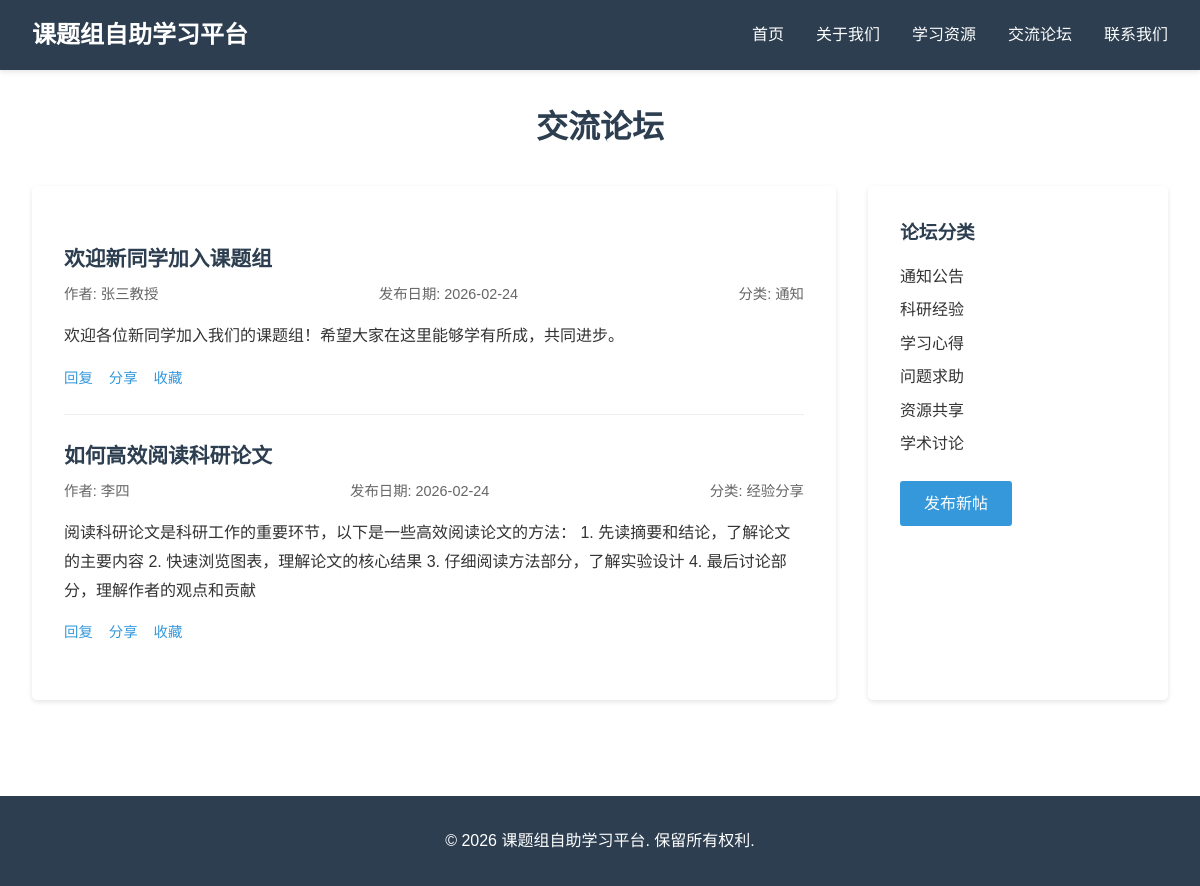
Page /forum on the committed database.
### app.py (models this page shows)
class Post(db.Model):
    id = db.Column(db.Integer, primary_key=True)
    title = db.Column(db.String(200), nullable=False)
    content = db.Column(db.Text, nullable=False)
    author = db.Column(db.String(100), nullable=False)
    post_date = db.Column(db.DateTime, default=datetime.utcnow)
    category = db.Column(db.String(50))

### app.py (the view)
@app.route('/forum')
def forum():
    posts = Post.query.order_by(Post.post_date.desc()).all()
    return render_template('forum.html', posts=posts)

### templates/forum.html (shortened to what this page needs)
<!DOCTYPE html>
<html lang="zh-CN">
<head>
</head>
<body>
    <header>
        <nav>
            <div class="logo">课题组自助学习平台</div>
            <ul>
                <li><a href="{{ url_for('index') }}">首页</a></li>
                <li><a href="{{ url_for('about') }}">关于我们</a></li>
                <li><a href="{{ url_for('resources') }}">学习资源</a></li>
                <li><a href="{{ url_for('forum') }}">交流论坛</a></li>
                <li><a href="{{ url_for('contact') }}">联系我们</a></li>
            </ul>
        </nav>
    </header>
    <main class="container">
        <h1 class="section-title">交流论坛</h1>
        <div class="forum-container">
            <div class="posts-list">
                {% for post in posts %}
                <div class="post-card">
                    <div class="post-header">
                        <h2 class="post-title">{{ post.title }}</h2>
                        <div class="post-meta">
                            <span>作者: {{ post.author }}</span>
                            <span>发布日期: {{ post.post_date.strftime('%Y-%m-%d') }}</span>
                            <span>分类: {{ post.category }}</span>
                        </div>
                    </div>
                    <div class="post-content">
                        <p>{{ post.content }}</p>
                    </div>
                    <div class="post-actions">
                        <a href="#">回复</a>
                        <a href="#">分享</a>
                        <a href="#">收藏</a>
                    </div>
                </div>
                {% endfor %}
            </div>
            <div class="sidebar">
                <h3>论坛分类</h3>
                <ul class="category-list">
                    <li><a href="#">通知公告</a></li>
                    <li><a href="#">科研经验</a></li>
                    <li><a href="#">学习心得</a></li>
                    <li><a href="#">问题求助</a></li>
                    <li><a href="#">资源共享</a></li>
                    <li><a href="#">学术讨论</a></li>
                </ul>
                <a href="#" class="btn">发布新帖</a>
            </div>
        </div>
    </main>
    <footer>
        <p>&copy; 2026 课题组自助学习平台. 保留所有权利.</p>
    </footer>
</body>
</html>

### templates/forum.html (style rules this page uses)
* { margin: 0; padding: 0; box-sizing: border-box; }
body { font-family: 'Microsoft YaHei', sans-serif; line-height: 1.6; color: #333; }
header { background-color: #2c3e50; color: white; padding: 1rem 0; box-shadow: 0 2px 5px rgba(0,0,0,0.1); }
nav { max-width: 1200px; margin: 0 auto; display: flex; justify-content: space-between; align-items: center; padding: 0 2rem; }
.logo { font-size: 1.5rem; font-weight: bold; }
nav ul { display: flex; list-style: none; }
nav ul li { margin-left: 2rem; }
nav ul li a { color: white; text-decoration: none; transition: color 0.3s ease; }
.container { max-width: 1200px; margin: 0 auto; padding: 2rem; }
.section-title { font-size: 2rem; margin-bottom: 2rem; text-align: center; color: #2c3e50; }
.forum-container { display: grid; grid-template-columns: 1fr 300px; gap: 2rem; }
.posts-list { background-color: white; border-radius: 5px; box-shadow: 0 2px 5px rgba(0,0,0,0.1); padding: 2rem; }
.post-card { border-bottom: 1px solid #eee; padding: 1.5rem 0; }
.post-card:last-child { border-bottom: none; }
.post-header { margin-bottom: 1rem; }
.post-title { font-size: 1.3rem; color: #2c3e50; margin-bottom: 0.5rem; }
.post-meta { font-size: 0.9rem; color: #666; display: flex; justify-content: space-between; }
.post-content { margin-bottom: 1rem; line-height: 1.8; }
.post-actions { display: flex; gap: 1rem; font-size: 0.9rem; }
.post-actions a { color: #3498db; text-decoration: none; }
.sidebar { background-color: white; border-radius: 5px; box-shadow: 0 2px 5px rgba(0,0,0,0.1); padding: 2rem; }
.sidebar h3 { margin-bottom: 1rem; color: #2c3e50; }
.category-list { list-style: none; }
.category-list li { margin-bottom: 0.5rem; }
.category-list li a { color: #333; text-decoration: none; transition: color 0.3s ease; }
.btn { display: inline-block; background-color: #3498db; color: white; padding: 0.6rem 1.5rem; text-decoration: none; border-radius: 3px; transition: background-color 0.3s ease; margin-top: 1rem; }
footer { background-color: #2c3e50; color: white; text-align: center; padding: 2rem 0; margin-top: 4rem; }

### rows in the picture
Post: title "欢迎新同学加入课题组", author "张三教授", post_date "2026-02-24", category "通知", content "欢迎各位新同学加入我们的课题组！希望大家在这里能够学有所成，共同进步。"
Post: title "如何高效阅读科研论文", author "李四", post_date "2026-02-24", category "经验分享", content "阅读科研论文是科研工作的重要环节，以下是一些高效阅读论文的方法： 1. 先读摘要和结论，了解论文的主要内容 2. 快速浏览图表，理解论文的核心结果 3. 仔细阅读方法部分，了解实验设计 4. 最后讨论部分，理解作者的观点和贡献"
